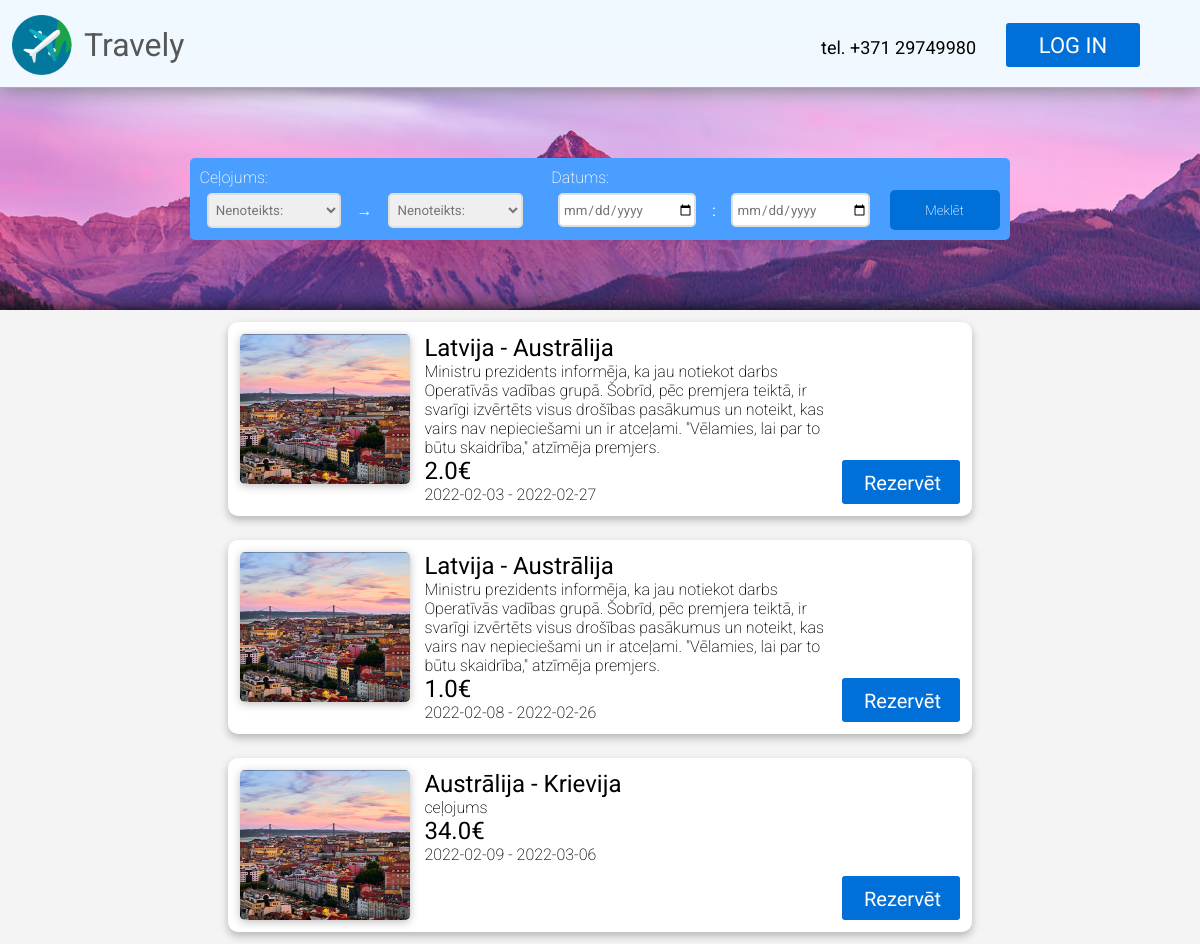
The app's page /catalogue, older data.
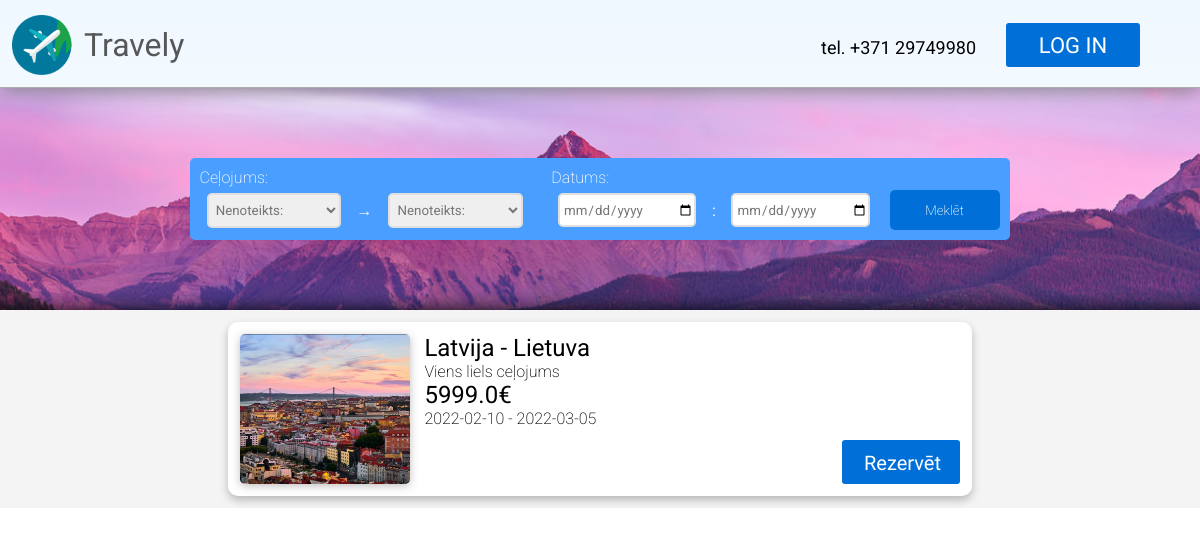
The same page, newer data.
### models.py (models this page shows, shortened)
class Trip(db.Model):
    id = db.Column(db.Integer, primary_key=True)
    agency_id = db.Column(db.Integer, db.ForeignKey("agency.id"))
    country_from = db.Column(db.Integer)
    country_to = db.Column(db.Integer)
    date_from = db.Column(db.Date)
    date_to = db.Column(db.Date)
    description = db.Column(db.String(280))
    cost = db.Column(db.Float)
    ticket_amount = db.Column(db.Integer)
    views = db.Column(db.Integer)

class Country(db.Model):
    id = db.Column(db.Integer, primary_key=True)
    country = db.Column(db.String(48), nullable=False)
    abbreviation = db.Column(db.String(2), nullable=False)

### main.py (the view)
@app.route('/catalogue')
def celojumi():
    return render_template("catalogue.html", trips = Trip.query.all(), countries = Country.query.all())

### templates/catalogue.html (shortened to what this page needs)
{% extends "index.html" %}
{% block content %}
<div id="search-bar-back" class="one-pixel-search-back">
    <div class="catalogue-search-page">
        <div>
            <p>Ceļojums:</p>
            <div>
                <select name="from" id="from">
                    <option value="">Nenoteikts:</option>
                </select>
                →
                <select name="to" id="to">
                    <option value="">Nenoteikts:</option>
                </select>
            </div>
        </div>
        <div>
            <p>Datums:</p>
            <div>
                <input id="from_date" type="date" placeholder="No">
                :
                <input id="to_date" type="date" placeholder="Līdz">
            </div>
        </div>
        <button id="submit-button" class="search-button" type="submit">Meklēt</button>
    </div>
</div>
<div id="catalogue-list">
    {% if trips %}
        {% for trip in trips %}
            <div class="catalogue-list-element">
                <img src="static/images/destinations/lisabon.png" class="catalogue-list-element-img">
                <div class="catalogue-list-element-text">
                    <h2>
                        {% for country in countries %}
                            {% if country.id == trip.country_from %}
                                <span>{{ country.country }} -</span>
                            {% elif country.id == trip.country_to %}
                                <span>{{ country.country }}</span>
                            {% endif %}
                        {% endfor %}
                    </h2>
                    <p>{{ trip.description }}</p>
                    <h2>{{ trip.cost }}€</h2>
                    <p>{{ trip.date_from }} - {{ trip.date_to }}</p>
                </div>
                <a href="/reservation/{{ trip.id }}" class="button" id="button-reserve">Rezervēt</a>
            </div>
        {% endfor %}
    {% endif %}
</div>
{% endblock %}

### templates/index.html (shortened to what this page needs)
<!DOCTYPE html>
<html lang="en">
<head>
    <link rel="stylesheet" href="../static/css/stylesheet.css">
</head>
<body>
    <div id="body-wrap">
        <header id="header-main">
            <img id="logo" src="../static/images/png.png" width="60" height="60" />
            <h1 id="title">Travely</h1>
            <a href="tel:+37129749980" id="number">tel. +371 29749980</h1>
            <a href="/profils" class="button" id="button-login">LOG IN</a>
        </header>
        {% block content %}{% endblock %}
    </div>
</body>
</html>

### static/css/stylesheet.css (style rules this page uses)
* { margin:0; padding:0; }
body { font-family: 'Roboto', sans-serif; color:#575757; background-image: linear-gradient(aliceblue, white); background-repeat: no-repeat; }
h1 { font-weight: 500; }
h2 { font-weight: 400; }
p { font-weight: 200; }
a { text-decoration: none; }
a.button { display: inline-block; color: white !important; text-align: center; font-size: 22px !important; font-family: Thasadith; text-decoration: none; line-height: 42px; font-weight: normal !important; background-color: #0070D8; border-radius: 3px; padding-right: 22px; padding-left: 22px; padding-top: 2px; padding-bottom: 2px; }
#body-wrap { margin-left: auto; margin-right: auto; background-image: linear-gradient(aliceblue, white); background-repeat: no-repeat; max-width: 1919px; }
#logo { margin-top: 15px; margin-left: 1%; }
#title { margin-left: 1%; vertical-align: text-bottom; font-weight: normal; font-size: 32px; line-height: 90px; }
header { position: relative; display:flex; width: 100%; height: 75px; border-bottom: 1px solid #ADADAD; justify-content: center; box-shadow: 1px 1px 20px rgb(124, 124, 124); padding-bottom: 1%; }
#number { line-height: 96px; text-align:right; margin-left:auto; margin-right: 30px; font-size: 18px; color: #000000; }
#button-login { height:40px; width:90px; margin-top: 23px; margin-right:5%; border-radius: 3px; }
#search-bar-back { display: flex; align-items: center; background-image: url(../images/search_bar_back_main.png); background-repeat: no-repeat; height: 222px; background-position: 50%; box-shadow: inset 0px -30px 20px -30px #000000; }
.catalogue-search-page { display: flex; background-color: rgb(73, 158, 255); width: 800px; margin-left: auto; margin-right: auto; padding: 10px; border-radius: 5px; align-items: flex-end; }
.catalogue-search-page > div { display: flex; justify-content: start; flex-wrap: wrap; }
.catalogue-search-page > div > p { color: white; }
.catalogue-search-page > div > div { display: flex; flex-direction: row; margin-left: 2%; gap: 5%; margin-top: 1%; height: 40px; color: white; align-items: center; }
.catalogue-search-page > div > div > select, .catalogue-search-page > div > div > input { border-radius: 5px; outline: none; border: 2px solid #dfdfdf; color: #757575; height: 30px; padding-left: 1%; font-family: 'Roboto', sans-serif; width: 150px; cursor: pointer; }
.catalogue-search-page > div > div > select { height: 35px; }
.catalogue-search-page > div > div > input::placeholder { color: #c1c2c4; }
.catalogue-search-page > button { border-radius: 5px; outline: none; border: none; background-color: #0070D8; color: white; font-family: 'Roboto', sans-serif; font-weight: 200; width: 15%; height: 40px; cursor: pointer; }
.one-pixel-search-back { margin-left: -1px }
#catalogue-list { background-color: #F4F4F4; max-width: 100%; width: 100%; display: flex; flex-direction: column; }
.catalogue-list-element { background-color: white; color:black; display: flex; flex-wrap: nowrap; flex-direction: row; padding: 1%; border-radius: 10px; gap: 2%; margin: 1%; width: 60%; filter: drop-shadow(0px 4px 4px rgba(0, 0, 0, 0.25)); margin-left: auto; margin-right: auto; }
.catalogue-list-element-img { width: 170px; height: 150px; filter: drop-shadow(0px 2px 4px rgba(0, 0, 0, 0.25)); border-radius: 5px; }
.catalogue-list-element-text { width: 70%; }
#button-reserve { font-size: 20px !important; height:40px; width:74px; margin-top: auto; margin-left: auto; }

Row changes from the older to the newer data that the page shows:
removed Trip: description "Ministru prezidents informēja, ka jau notiekot darbs Operatīvās vadības grupā. Šobrīd, pēc premjera teiktā, ir svarīgi izvērtēts visus drošības pasākumus un noteikt, kas vairs nav nepieciešami un ir atceļami. \"Vēlamies, lai par to būtu skaidrība,\" atzīmēja premjers.", cost "2.0", date_from "2022-02-03", date_to "2022-02-27", Country (country "Latvija")
no longer on this page (row unchanged): Country: country "Austrālija"
removed Trip: description "Ministru prezidents informēja, ka jau notiekot darbs Operatīvās vadības grupā. Šobrīd, pēc premjera teiktā, ir svarīgi izvērtēts visus drošības pasākumus un noteikt, kas vairs nav nepieciešami un ir atceļami. \"Vēlamies, lai par to būtu skaidrība,\" atzīmēja premjers.", cost "1.0", date_from "2022-02-08", date_to "2022-02-26", Country (country "Latvija")
removed Trip: description "ceļojums", cost "34.0", date_from "2022-02-09", date_to "2022-03-06"
no longer on this page (row unchanged): Country: country "Krievija", shown under "ceļojums"
added Trip: description "Viens liels ceļojums", cost "5999.0", date_from "2022-02-10", date_to "2022-03-05", Country (country "Latvija")
changed Trip: gains Country (country "Lietuva")
